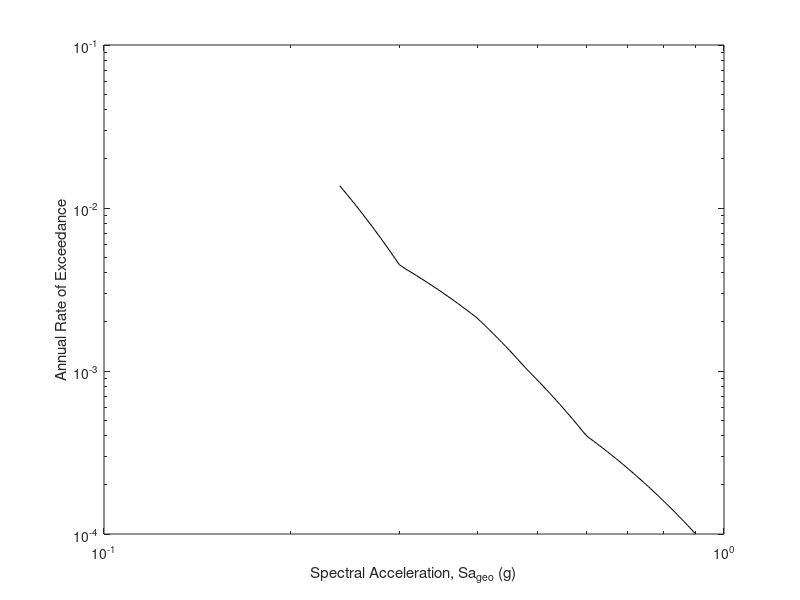

Reproduce this figure in MATLAB. (Note: this script raises an error after producing the figure.)

%==========================================================================================
% Fragility estimation, hazard analysis, Risk calculation, and R_avl calculation from IDA
% Ketan Gupta, IIT Roorkee, 2024
% ketan_g@eq.iitr.ac.in
% Geometric mean of intensities; Risk integral truncated for lower and upper bounds
%==========================================================================================

clear; clc;

%%%%%%%%%% INPUTS %%%%%%%%%%

MCE = 0.6;
median_Op = 0.28; std_Op = 0.39;
median_CP = 0.57; std_CP = 0.29;

% Integral lower bound -
low_int_IO = 0.24;
low_int_CP = 0.24;

% Integral upper bound -
high_int_IO = 0.90;
high_int_CP = 0.90;

hazard = [0.24 0.0137; 0.3 0.00444; 0.4 0.00211; 0.48 0.00103; 0.6 0.00040; 0.75 0.0002; 0.9 0.0001];

%%%%%%%%%% END OF INPUTS %%%%%%%%%%

phi_MCE_Op = 1/std_Op*log(MCE/median_Op);
phi_MCE_CP = 1/std_CP*log(MCE/median_CP);

P_MCE_Op = normcdf(phi_MCE_Op)*100;     % P[Op|MCE] for Operational level
P_MCE_CP = normcdf(phi_MCE_CP)*100;     % P[CP|MCE] for Collapse level
fprintf ("Probability of Exceeding Operational given MCE is %6.3f %%\n",P_MCE_Op);
fprintf ("Probability of Exceeding Collapse given MCE is %6.3f %%\n",P_MCE_CP);

% Discretization -
disStep = 100;
dis_IO = (high_int_IO-low_int_IO)/disStep;
dis_CP = (high_int_CP-low_int_CP)/disStep;

% Hazard Curve -
spec_acc_fr_IO_Risk = low_int_IO:dis_IO:high_int_IO;                                    % Hazard lower and upper limits
spec_acc_fr_CP_Risk = low_int_CP:dis_CP:high_int_CP;

for i = 1:size(spec_acc_fr_CP_Risk,2)
    % hazrad_mod(i) = interp1(hazard(:,1),hazard(:,2),spec_acc_fr_CP_Risk(i));
    hazrad_mod(i) = exp(interp1(hazard(:,1),log(hazard(:,2)),spec_acc_fr_CP_Risk(i)));
end


figure
loglog(spec_acc_fr_CP_Risk,hazrad_mod,'k','LineWidth',0.75)
xlabel('Spectral Acceleration, Sa_g_e_o (g)')
ylabel('Annual Rate of Exceedance')
res = 1200;
box on
ax = gca;
ax.LineWidth = 1.2;
set(gca, 'FontName', 'Times New Roman')
x0=500;
y0=300;
width=220;
height=180;
set(gcf,'units','points','position',[x0,y0,width,height]);
print('Hazard Curve.png','-dpng',['-r' num2str(res)]);

% Fragility function -
fragility_Op = makedist('Lognormal','mu',median_Op,'sigma',std_Op);
fragility_CP = makedist('Lognormal','mu',median_CP,'sigma',std_CP);

% Fragility Curve -
frag_high = norminv(0.9999,median_CP, std_CP);                                         % Upper limit for fragility plot
spec_acc_fr = 0:dis_CP:frag_high;
fragility_Op_plot = normcdf((log(spec_acc_fr/median_Op))/std_Op);
fragility_CP_plot = normcdf((log(spec_acc_fr/median_CP))/std_CP);
figure
plot(spec_acc_fr,fragility_Op_plot, '-r', 'linewidth', 1)
hold on
plot(spec_acc_fr,fragility_CP_plot, '-b', 'linewidth', 1)
hold on
grid on
%title('Fragility Curve')
xlabel('Spectral Acceleration, Sa(T1) (g)')
ylabel('Probability of Exceedance')
xlim([0 frag_high])
yticks(0:0.25:1);
%legend('Fragility Curve');
med_IO = round(median_Op,2);
med_CP = round(median_CP,2);
std_IO = round(std_Op,2);
std_CP = round(std_CP,2);
dim = [0.55, 0.2, 0.3, 0.15];
str = {['\mu_I_O = ',num2str(med_IO),', ','\beta_I_O = ',num2str(std_IO)],['\mu_C_P = ',num2str(med_CP),', ','\beta_C_P = ',num2str(std_CP)]};
annotation('textbox',dim,'String',str,'FitBoxToText','on','FontSize', 6, 'FontName', 'Times New Roman', 'BackgroundColor', 'w');
res = 1200;
box on
ax = gca;
ax.LineWidth = 1.2;
set(gca, 'FontName', 'Times New Roman')
x0=500;
y0=300;
width=220;
height=180;
set(gcf,'units','points','position',[x0,y0,width,height]);

% Modification in fragility for area = 1
fragility_IO_mod = truncate(fragility_Op,low_int_IO,high_int_IO);
fragility_CP_mod = truncate(fragility_CP,low_int_CP,high_int_CP);


plot(spec_acc_fr,cdf(fragility_IO_mod,spec_acc_fr),':r','LineWidth',1.5)
plot(spec_acc_fr,cdf(fragility_CP_mod,spec_acc_fr),':b','LineWidth',1.5)
print('Fragility Curve.png','-dpng',['-r' num2str(res)]);

% Fragility for Risk integration -
ii = 0;
for i = low_int_IO:dis_IO:high_int_IO
    ii = ii + 1;
    fragility_Risk_IO(ii) = cdf(fragility_IO_mod,i);
end
ii = 0;
for i = low_int_CP:dis_CP:high_int_CP
    ii = ii + 1;
    fragility_Risk_CP(ii) = cdf(fragility_CP_mod,i);
end

% Risk -
m_IO = size(spec_acc_fr_IO_Risk,2);
for i = 2:m_IO-1
    del_s = spec_acc_fr_IO_Risk(i) - spec_acc_fr_IO_Risk(i-1);
    del_F = fragility_Risk_IO(i) - fragility_Risk_IO(i-1);
    mi = log(hazrad_mod(i)/hazrad_mod(i-1))/del_s;
    ai = hazrad_mod(i)*(1-exp(mi * del_s));
    bi = hazrad_mod(i)/del_s*(exp(mi*del_s)*(del_s-1/mi)+1/mi);
    lambda_IO(i) = fragility_Risk_IO(i)*ai - del_F*bi;
end

sum3_IO = 0;
size3 = size(lambda_IO,2);
for i = 1:size3
    sum3_IO = sum3_IO + lambda_IO(i);
end
mean_ann_R_IO = sum3_IO;
ann_prob_IO = 1-exp(-1*mean_ann_R_IO);
Mean_ann_R_IO = mean_ann_R_IO*100;
Ann_prob_IO = ann_prob_IO*100;
fprintf ("Mean Annual Rate of Exceeding IO is %6.3f %%\n",Mean_ann_R_IO);

m_CP = size(spec_acc_fr_CP_Risk,2);
for i = 2:m_CP-1
    del_s = spec_acc_fr_CP_Risk(i) - spec_acc_fr_CP_Risk(i-1);
    del_F = fragility_Risk_CP(i) - fragility_Risk_CP(i-1);
    mi = log(hazrad_mod(i)/hazrad_mod(i-1))/del_s;
    ai = hazrad_mod(i)*(1-exp(mi * del_s));
    bi = hazrad_mod(i)/del_s*(exp(mi*del_s)*(del_s-1/mi)+1/mi);
    lambda_CP(i) = fragility_Risk_CP(i)*ai - del_F*bi;
end

sum3_CP = 0;
size3 = size(lambda_CP,2);
for i = 1:size3
    sum3_CP = sum3_CP + lambda_CP(i);
end
mean_ann_R_CP = sum3_CP;
ann_prob_CP = 1-exp(-1*mean_ann_R_CP);
Mean_ann_R_CP = mean_ann_R_CP*100;
Ann_prob_CP = ann_prob_CP*100;
fprintf ("Mean Annual Rate of Exceeding CP is %6.3f %%\n",Mean_ann_R_CP);

% Save results to text file -
fid = fopen('Fragility & Risk Results.txt', 'w');
fprintf(fid,"Median for IO = %5.3f g ; Std. Dev. for IO = %5.3f; \nMedian for CP = %5.3f g ; " + ...
    "Std. Dev. for CP = %5.3f; \n\nP[IO|MCE] = %5.2f %%\nP[CP|MCE] = %5.2f %%\n\nMean Annual Rate of Exceeding IO   = %6.3f %%" + ...
    "\nMean Annual Rate of Exceeding CP   = %6.3f %%", median_Op, std_Op, median_CP, std_CP, P_MCE_Op, P_MCE_CP, Mean_ann_R_IO, Mean_ann_R_CP);
fclose(fid);